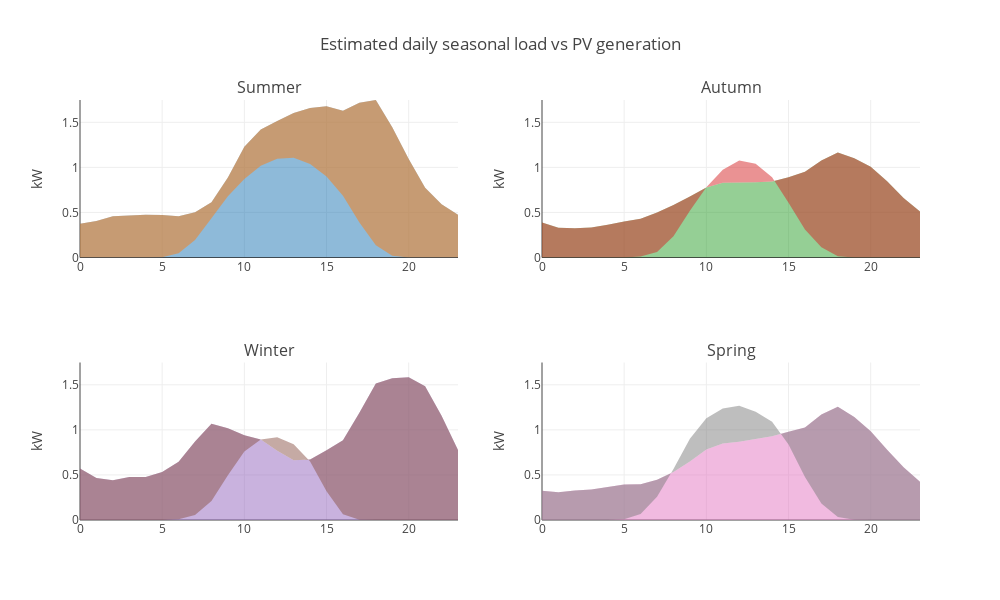
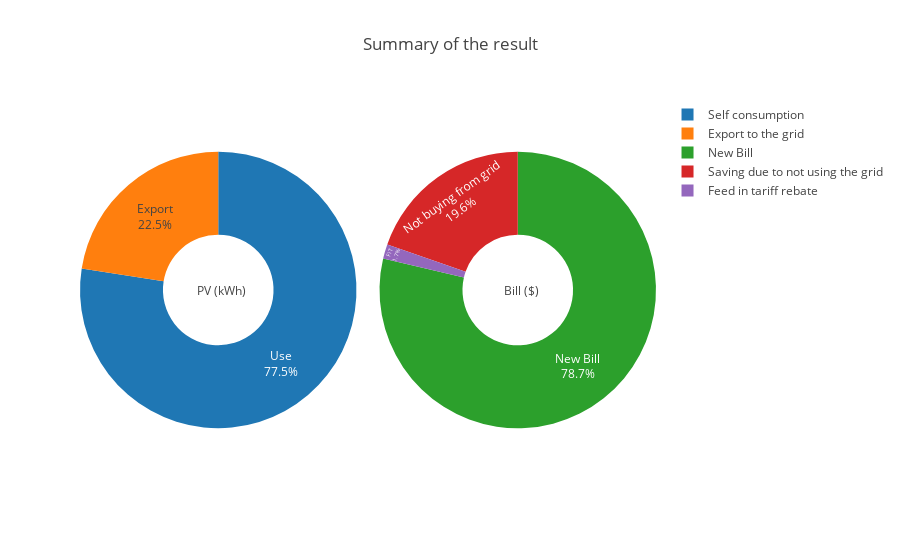

Notebook code cell kept with these figures, in order:
### Code cell
#  Showing the results

display('Estimated total annual AC output: '+ Results['Annual_PV_Generation'].astype(int).astype(str) + ' kWh')
display('Estimated annual AC output per kW capacity: '+ Results['Annual_PV_Generation_per_kW'].astype(int).astype(str) + ' kWh')
display('Estimated net output to grid: '+ Results['Est_Annual_PV_export'].astype(int).astype(str) + ' kWh')
display('Estimated saving due to not using the grid: '+ Results['Saving_due_to_not_using_grid'].astype(int).astype(str) + ' $')
display('Estimated annual Feed-in tariff rebate: '+ Results['FiT_Payment'].astype(int).astype(str) + ' $')
display('Estimated total annual saving: '+ Results['Annual_Saving'].astype(int).astype(str) + ' $')
display('Estimated annual avoided CO2: ' + (0.82* Results['Annual_PV_Generation']).astype(int).astype(str)  + ' kg CO2')

# Estimated daily seasonal load vs PV generation

LoadSeasonalPattern=pd.read_json(Results['Load_seasonal_pattern_kW'])
PVSeasonalPattern=pd.read_json(Results['PV_seasonal_pattern_kW'])

LoadSeasonalPattern_Sum=LoadSeasonalPattern.loc[LoadSeasonalPattern[0]==1,[1,2]]
LoadSeasonalPattern_Fal=LoadSeasonalPattern.loc[LoadSeasonalPattern[0]==2,[1,2]]
LoadSeasonalPattern_Win=LoadSeasonalPattern.loc[LoadSeasonalPattern[0]==3,[1,2]]
LoadSeasonalPattern_Spr=LoadSeasonalPattern.loc[LoadSeasonalPattern[0]==4,[1,2]]
PVSeasonalPattern_Sum=PVSeasonalPattern.loc[PVSeasonalPattern[0]==1,[1,2]]
PVSeasonalPattern_Fal=PVSeasonalPattern.loc[PVSeasonalPattern[0]==2,[1,2]]
PVSeasonalPattern_Win=PVSeasonalPattern.loc[PVSeasonalPattern[0]==3,[1,2]]
PVSeasonalPattern_Spr=PVSeasonalPattern.loc[PVSeasonalPattern[0]==4,[1,2]]

trace1 = go.Scatter(
    x=LoadSeasonalPattern_Sum[1],
    y=LoadSeasonalPattern_Sum[2],fill='tozeroy', mode= 'none',name='Load (kW)')
trace11 = go.Scatter(
    x=PVSeasonalPattern_Sum[1],
    y=PVSeasonalPattern_Sum[2],fill='tonexty', mode= 'none',name='PV (kW)')
trace2 = go.Scatter(
    x=LoadSeasonalPattern_Fal[1],
    y=LoadSeasonalPattern_Fal[2],
    xaxis='x2',yaxis='y2',fill='tozeroy', mode= 'none',name='Load (kW)')
trace21 = go.Scatter(
    x=PVSeasonalPattern_Fal[1],
    y=PVSeasonalPattern_Fal[2],
    xaxis='x2',yaxis='y2',fill='tonexty', mode= 'none',name='PV (kW)')
trace3 = go.Scatter(
    x=LoadSeasonalPattern_Win[1],
    y=LoadSeasonalPattern_Win[2],
    xaxis='x3',yaxis='y3',fill='tozeroy', mode= 'none',name='Load (kW)')
trace31 = go.Scatter(
    x=PVSeasonalPattern_Win[1],
    y=PVSeasonalPattern_Win[2],
    xaxis='x3',yaxis='y3',fill='tonexty', mode= 'none',name='PV (kW)')
trace4 = go.Scatter(
    x=LoadSeasonalPattern_Spr[1],
    y=LoadSeasonalPattern_Spr[2],
    xaxis='x4',yaxis='y4',fill='tozeroy', mode= 'none',name='Load (kW)')
trace41 = go.Scatter(
    x=PVSeasonalPattern_Spr[1],
    y=PVSeasonalPattern_Spr[2],
    xaxis='x4',yaxis='y4',fill='tonexty', mode= 'none',name='PV (kW)')

fig = tools.make_subplots(rows=2, cols=2, print_grid=False, subplot_titles=('Summer', 'Autumn',
                                                          'Winter', 'Spring'))
fig.append_trace(trace1, 1, 1)
fig.append_trace(trace11, 1, 1)
fig.append_trace(trace2, 1, 2)
fig.append_trace(trace21, 1, 2)
fig.append_trace(trace3, 2, 1)
fig.append_trace(trace31, 2, 1)
fig.append_trace(trace4, 2, 2)
fig.append_trace(trace41, 2, 2)
MaxRange=max(max(LoadSeasonalPattern[2]),max(PVSeasonalPattern[2]))
fig['layout']['yaxis1'].update(title='kW',range=[0,MaxRange])
fig['layout']['yaxis2'].update(title='kW',range=[0,MaxRange])
fig['layout']['yaxis3'].update(title='kW',range=[0,MaxRange])
fig['layout']['yaxis4'].update(title='kW',range=[0,MaxRange])

fig['layout'].update(height=600, width=1000, title='Estimated daily seasonal load vs PV generation',showlegend=False)
# fig = go.Figure(data, layout)
iplot(fig)

fig = { "data": [ { "values": [Results['Annual_PV_Generation']-Results['Est_Annual_PV_export'],Results['Est_Annual_PV_export']],
      "labels": ["Self consumption", "Export to the grid"],"domain": {"x": [0, .48]},  "text":["Use", "Export"], "name": "PV Generation (kWh)", 
                   "hoverinfo":"label+percent+value+name",  "hole": .4,  "type": "pie" },  
                 { "values": [Results['Old_Bill'], Results['Saving_due_to_not_using_grid'], Results['FiT_Payment']],
      "labels": ["New Bill","Saving due to not using the grid", "Feed in tariff rebate"],
                  "text":["New Bill","Not buying from grid","FiT"],"textposition":"inside","domain": {"x": [.52, 1]},
                  "name": "Annual Bill","hoverinfo":"label+percent+value+name", "hole": .4,"type": "pie"}],
       "layout": {"title":"Summary of the result",
                  "annotations": [{ "showarrow": False, "text": 'PV (kWh)',"x": 0.20,"y": 0.5 },
            {  "showarrow": False, "text": "Bill ($)", "x": 0.8, "y": 0.5}] }}
iplot(fig, filename='donut')

### Figure 1 — Plotly figure (JSON) as saved in the notebook; plotly's stock layout.template omitted (floating-point values rounded to 4 significant figures)
{"data": [{"fill": "tozeroy", "mode": "none", "name": "Load (kW)", "type": "scatter", "uid": "4eb22553-6b2d-4324-ab98-46f0b38053d5", "x": [0, 1, 2, 3, 4, 5, 6, 7, 8, 9, 10, 11, 12, 13, 14, 15, 16, 17, 18, 19, 20, 21, 22, 23], "xaxis": "x", "y": [0.3756, 0.4055, 0.4578, 0.4661, 0.4744, 0.4702, 0.4577, 0.502, 0.6119, 0.8875, 1.23, 1.419, 1.513, 1.603, 1.659, 1.679, 1.629, 1.717, 1.747, 1.446, 1.094, 0.7739, 0.5914, 0.4729], "yaxis": "y"}, {"fill": "tonexty", "mode": "none", "name": "PV (kW)", "type": "scatter", "uid": "60023c54-b042-47a1-b9ef-013f6a286d61", "x": [0, 1, 2, 3, 4, 5, 6, 7, 8, 9, 10, 11, 12, 13, 14, 15, 16, 17, 18, 19, 20, 21, 22, 23], "xaxis": "x", "y": [0, 0, 0, 0, 0, 0.003692, 0.04811, 0.194, 0.4357, 0.6807, 0.8708, 1.019, 1.094, 1.106, 1.039, 0.8994, 0.6854, 0.3889, 0.1371, 0.01914, 0, 0, 0, 0], "yaxis": "y"}, {"fill": "tozeroy", "mode": "none", "name": "Load (kW)", "type": "scatter", "uid": "abe260dd-463f-4f63-9d54-6bd8e6bf03be", "x": [0, 1, 2, 3, 4, 5, 6, 7, 8, 9, 10, 11, 12, 13, 14, 15, 16, 17, 18, 19, 20, 21, 22, 23], "xaxis": "x2", "y": [0.3872, 0.3293, 0.3234, 0.333, 0.3639, 0.3981, 0.4309, 0.4989, 0.5813, 0.6767, 0.7775, 0.8304, 0.8333, 0.8335, 0.8439, 0.8897, 0.9503, 1.075, 1.165, 1.101, 1.006, 0.8469, 0.6593, 0.5099], "yaxis": "y2"}, {"fill": "tonexty", "mode": "none", "name": "PV (kW)", "type": "scatter", "uid": "405041da-d1fc-4873-99cf-b211db1f399d", "x": [0, 1, 2, 3, 4, 5, 6, 7, 8, 9, 10, 11, 12, 13, 14, 15, 16, 17, 18, 19, 20, 21, 22, 23], "xaxis": "x2", "y": [0, 0, 0, 0, 0, 0, 0.01036, 0.06239, 0.2356, 0.519, 0.7782, 0.9739, 1.077, 1.041, 0.8905, 0.6061, 0.3099, 0.1135, 0.01433, 0.0003221, 0, 0, 0, 0], "yaxis": "y2"}, {"fill": "tozeroy", "mode": "none", "name": "Load (kW)", "type": "scatter", "uid": "0b78c0f0-cfb6-4a74-90cf-0bc928fbe56b", "x": [0, 1, 2, 3, 4, 5, 6, 7, 8, 9, 10, 11, 12, 13, 14, 15, 16, 17, 18, 19, 20, 21, 22, 23], "xaxis": "x3", "y": [0.5709, 0.4667, 0.4413, 0.4781, 0.4779, 0.5338, 0.646, 0.872, 1.068, 1.018, 0.9412, 0.8931, 0.7671, 0.6624, 0.6706, 0.7745, 0.8849, 1.19, 1.514, 1.573, 1.584, 1.484, 1.158, 0.777], "yaxis": "y3"}, {"fill": "tonexty", "mode": "none", "name": "PV (kW)", "type": "scatter", "uid": "ae0932a0-e4c7-4870-a093-5831d2513504", "x": [0, 1, 2, 3, 4, 5, 6, 7, 8, 9, 10, 11, 12, 13, 14, 15, 16, 17, 18, 19, 20, 21, 22, 23], "xaxis": "x3", "y": [0, 0, 0, 0, 0, 0, 0.0072, 0.0563, 0.2117, 0.4976, 0.7592, 0.8932, 0.9188, 0.8407, 0.6484, 0.3195, 0.06358, 0.001501, 0, 0, 0, 0, 0, 0], "yaxis": "y3"}, {"fill": "tozeroy", "mode": "none", "name": "Load (kW)", "type": "scatter", "uid": "63403f5f-1a0f-4956-a0fd-304c6c765329", "x": [0, 1, 2, 3, 4, 5, 6, 7, 8, 9, 10, 11, 12, 13, 14, 15, 16, 17, 18, 19, 20, 21, 22, 23], "xaxis": "x4", "y": [0.3237, 0.307, 0.3275, 0.3393, 0.365, 0.3946, 0.3978, 0.4467, 0.5328, 0.6477, 0.7822, 0.8478, 0.8679, 0.8996, 0.9303, 0.9796, 1.027, 1.17, 1.256, 1.142, 0.9844, 0.7801, 0.5839, 0.4236], "yaxis": "y4"}, {"fill": "tonexty", "mode": "none", "name": "PV (kW)", "type": "scatter", "uid": "156d44fb-3fac-4b2e-b9b6-7ea8b4200e6e", "x": [0, 1, 2, 3, 4, 5, 6, 7, 8, 9, 10, 11, 12, 13, 14, 15, 16, 17, 18, 19, 20, 21, 22, 23], "xaxis": "x4", "y": [0, 0, 0, 0, 0, 0.007146, 0.06634, 0.2578, 0.5669, 0.9, 1.129, 1.238, 1.267, 1.202, 1.089, 0.8371, 0.4757, 0.1842, 0.03456, 0.002547, 0, 0, 0, 0], "yaxis": "y4"}], "layout": {"annotations": [{"font": {"size": 16}, "showarrow": false, "text": "Summer", "x": 0.225, "xanchor": "center", "xref": "paper", "y": 1, "yanchor": "bottom", "yref": "paper"}, {"font": {"size": 16}, "showarrow": false, "text": "Autumn", "x": 0.775, "xanchor": "center", "xref": "paper", "y": 1, "yanchor": "bottom", "yref": "paper"}, {"font": {"size": 16}, "showarrow": false, "text": "Winter", "x": 0.225, "xanchor": "center", "xref": "paper", "y": 0.375, "yanchor": "bottom", "yref": "paper"}, {"font": {"size": 16}, "showarrow": false, "text": "Spring", "x": 0.775, "xanchor": "center", "xref": "paper", "y": 0.375, "yanchor": "bottom", "yref": "paper"}], "height": 600, "showlegend": false, "title": {"text": "Estimated daily seasonal load vs PV generation"}, "width": 1000, "xaxis": {"anchor": "y", "domain": [0, 0.45]}, "xaxis2": {"anchor": "y2", "domain": [0.55, 1]}, "xaxis3": {"anchor": "y3", "domain": [0, 0.45]}, "xaxis4": {"anchor": "y4", "domain": [0.55, 1]}, "yaxis": {"anchor": "x", "domain": [0.625, 1], "range": [0, 1.747], "title": {"text": "kW"}}, "yaxis2": {"anchor": "x2", "domain": [0.625, 1], "range": [0, 1.747], "title": {"text": "kW"}}, "yaxis3": {"anchor": "x3", "domain": [0, 0.375], "range": [0, 1.747], "title": {"text": "kW"}}, "yaxis4": {"anchor": "x4", "domain": [0, 0.375], "range": [0, 1.747], "title": {"text": "kW"}}}}

### Figure 2 — Plotly figure (JSON) as saved in the notebook; plotly's stock layout.template omitted (floating-point values rounded to 4 significant figures)
{"data": [{"domain": {"x": [0, 0.48]}, "hole": 0.4, "hoverinfo": "label+percent+value+name", "labels": ["Self consumption", "Export to the grid"], "name": "PV Generation (kWh)", "text": ["Use", "Export"], "type": "pie", "uid": "95f9c5ac-7fc2-48c5-b9e0-bebe4024ecb9", "values": [2099.0, 609.4]}, {"domain": {"x": [0.52, 1]}, "hole": 0.4, "hoverinfo": "label+percent+value+name", "labels": ["New Bill", "Saving due to not using the grid", "Feed in tariff rebate"], "name": "Annual Bill", "text": ["New Bill", "Not buying from grid", "FiT"], "textposition": "inside", "type": "pie", "uid": "47cf9bef-a0a8-4707-9c50-54f8bfc5c975", "values": [2253.0, 562.9, 48.75]}], "layout": {"annotations": [{"showarrow": false, "text": "PV (kWh)", "x": 0.2, "y": 0.5}, {"showarrow": false, "text": "Bill ($)", "x": 0.8, "y": 0.5}], "title": {"text": "Summary of the result"}}}
